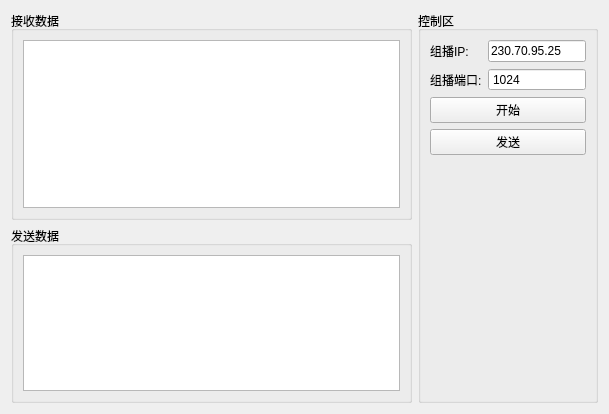
<?xml version="1.0" encoding="UTF-8"?>
<ui version="4.0">
 <class>SimpleUdpGroup</class>
 <widget class="QWidget" name="SimpleUdpGroup">
  <property name="geometry">
   <rect>
    <x>0</x>
    <y>0</y>
    <width>609</width>
    <height>414</height>
   </rect>
  </property>
  <property name="windowTitle">
   <string>Form</string>
  </property>
  <layout class="QGridLayout" name="gridLayout_4">
   <item row="0" column="0">
    <widget class="QGroupBox" name="groupBox">
     <property name="title">
      <string>接收数据</string>
     </property>
     <layout class="QGridLayout" name="gridLayout_3">
      <item row="0" column="0">
       <widget class="QTextEdit" name="text_recv"/>
      </item>
     </layout>
    </widget>
   </item>
   <item row="0" column="1" rowspan="2">
    <widget class="QGroupBox" name="groupBox_3">
     <property name="sizePolicy">
      <sizepolicy hsizetype="Fixed" vsizetype="Preferred">
       <horstretch>0</horstretch>
       <verstretch>0</verstretch>
      </sizepolicy>
     </property>
     <property name="maximumSize">
      <size>
       <width>180</width>
       <height>16777215</height>
      </size>
     </property>
     <property name="title">
      <string>控制区</string>
     </property>
     <layout class="QGridLayout" name="gridLayout">
      <item row="2" column="0" colspan="3">
       <widget class="QPushButton" name="but_connect">
        <property name="text">
         <string>开始</string>
        </property>
       </widget>
      </item>
      <item row="1" column="1" colspan="2">
       <widget class="QSpinBox" name="spin_groupPort">
        <property name="buttonSymbols">
         <enum>QAbstractSpinBox::NoButtons</enum>
        </property>
        <property name="maximum">
         <number>65535</number>
        </property>
        <property name="value">
         <number>1024</number>
        </property>
       </widget>
      </item>
      <item row="1" column="0">
       <widget class="QLabel" name="label_2">
        <property name="text">
         <string>组播端口:</string>
        </property>
       </widget>
      </item>
      <item row="0" column="0">
       <widget class="QLabel" name="label">
        <property name="text">
         <string>组播IP:</string>
        </property>
       </widget>
      </item>
      <item row="0" column="1" colspan="2">
       <widget class="QLineEdit" name="line_groupAddress">
        <property name="text">
         <string>230.70.95.25</string>
        </property>
       </widget>
      </item>
      <item row="3" column="0" colspan="3">
       <widget class="QPushButton" name="but_send">
        <property name="text">
         <string>发送</string>
        </property>
       </widget>
      </item>
      <item row="4" column="0">
       <spacer name="verticalSpacer">
        <property name="orientation">
         <enum>Qt::Vertical</enum>
        </property>
        <property name="sizeHint" stdset="0">
         <size>
          <width>20</width>
          <height>40</height>
         </size>
        </property>
       </spacer>
      </item>
     </layout>
    </widget>
   </item>
   <item row="1" column="0">
    <widget class="QGroupBox" name="groupBox_2">
     <property name="maximumSize">
      <size>
       <width>16777215</width>
       <height>200</height>
      </size>
     </property>
     <property name="title">
      <string>发送数据</string>
     </property>
     <layout class="QGridLayout" name="gridLayout_2">
      <item row="0" column="0">
       <widget class="QTextEdit" name="text_send"/>
      </item>
     </layout>
    </widget>
   </item>
  </layout>
 </widget>
 <resources/>
 <connections/>
</ui>
